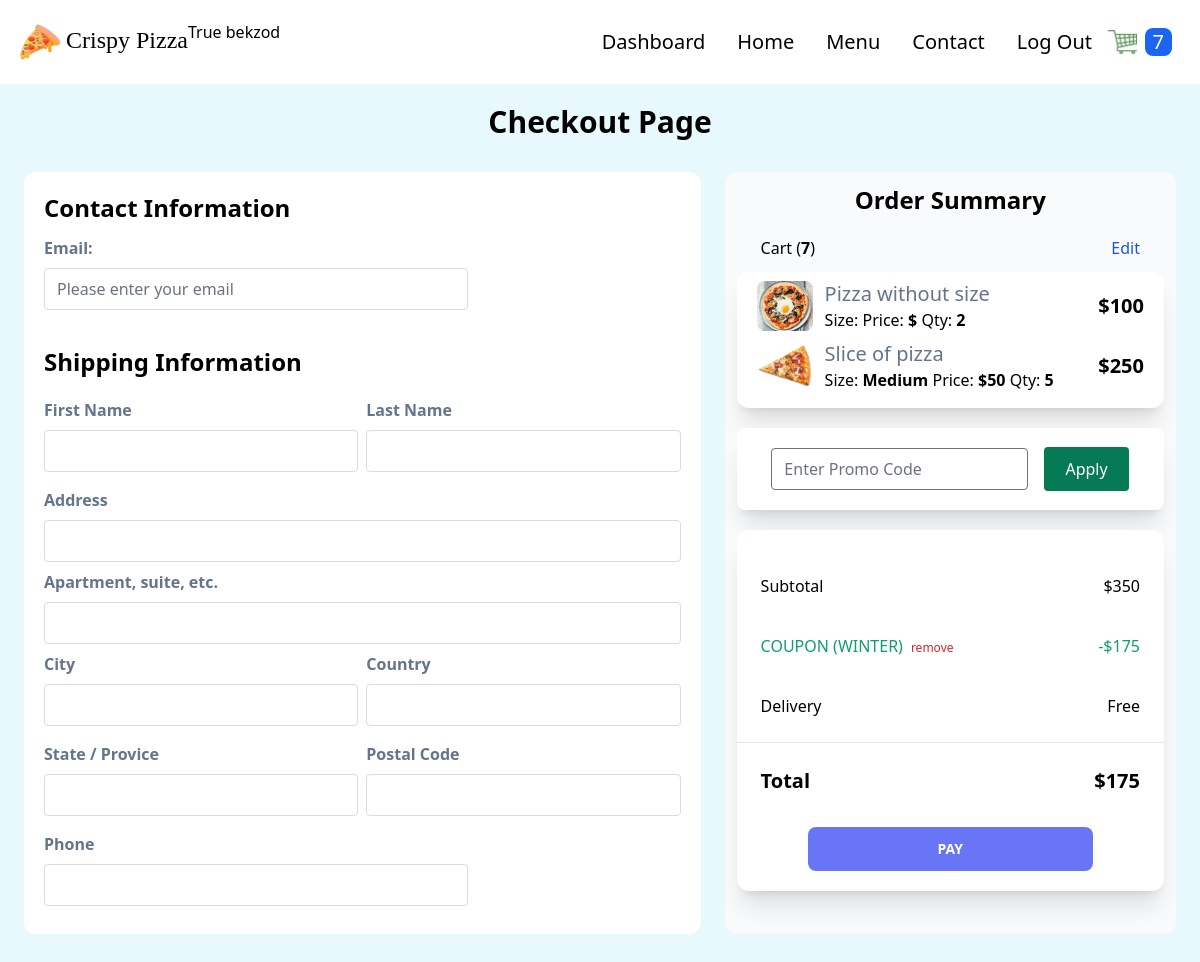
The app's page /checkout (signed in), older data.
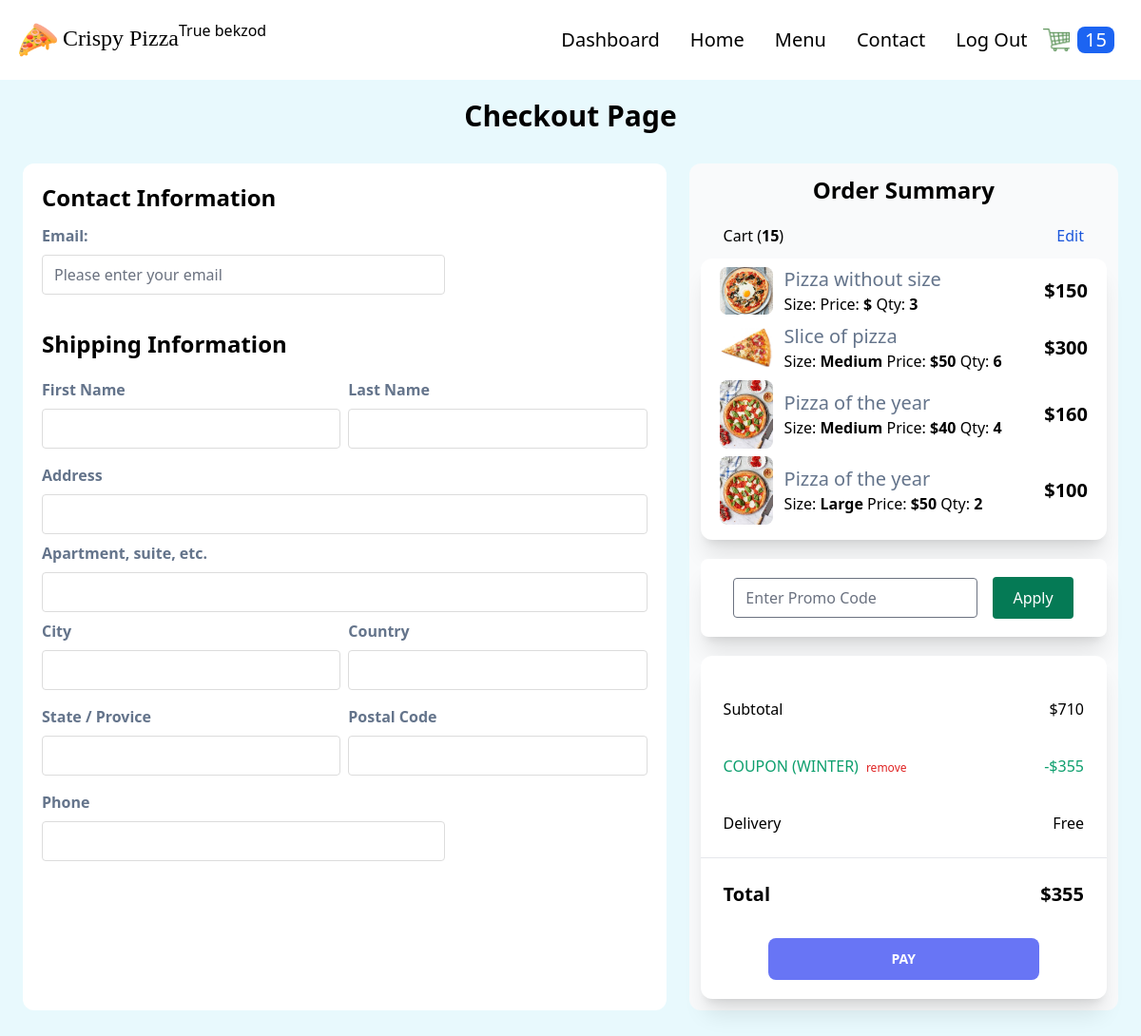
The same page, newer data.
### order/models.py (models this page shows, shortened)
class Order(models.Model):
    transaction_id = models.UUIDField(
        primary_key=True, default=uuid.uuid4, editable=True)
    customer = models.ForeignKey(
        Customer, on_delete=models.CASCADE)
    date_ordered = models.DateTimeField(auto_now_add=True)
    date_modified = models.DateTimeField(auto_now=True)
    complete = models.BooleanField(default=False)
    coupon = models.ForeignKey(
        'Coupon', on_delete=models.SET_NULL, blank=True, null=True)
    @property
    def get_cart_subtotal(self):
        order_items = self.orderitem_set.all()
        total = sum([item.get_total for item in order_items])
        return total
    get_cart_subtotal.fget.short_description = 'Subtotal'
    @property
    def get_cart_total(self):
        total = self.get_cart_subtotal
        if self.coupon:
            total = total - self.get_coupon_value
        return total
    get_cart_total.fget.short_description = 'Total'
    @property
    def get_cart_items(self):
        order_items = self.orderitem_set.all()
        total = sum([item.quantity for item in order_items])
        return total
    get_cart_items.fget.short_description = '# Items'
    @property
    def get_coupon_value(self):
        if self.coupon:
            if self.coupon.discount_type == "Percent":
                coupon_value = self.get_cart_subtotal*self.coupon.discount_amount//100
            else:
                coupon_value = self.coupon.discount_amount
        else:
            coupon_value = None
        return coupon_value
    get_coupon_value.fget.short_description = 'Coupon'

class OrderItem(models.Model):
    product = models.ForeignKey(
        Product, on_delete=models.SET_NULL, blank=True, null=True)
    order = models.ForeignKey(
        Order, on_delete=models.CASCADE, null=True, blank=True)
    variation = models.ForeignKey(
        ProductVariant, on_delete=models.SET_NULL, blank=True, null=True)
    quantity = models.IntegerField(default=0, null=True, blank=True)
    date_added = models.DateTimeField(auto_now_add=True)
    @property
    def get_total(self):
        if self.product.has_variants:
            total = self.variation.price * self.quantity
        else:
            total = self.product.price * self.quantity
        return total
    get_total.fget.short_description = 'Total'

class Coupon(models.Model):
    DISCOUNT_CHOICES = (
        ("Absolute", "Absolute"),
        ("Percent", "Percent")
    )
    code = models.CharField(max_length=50, unique=True)
    active = models.BooleanField(default=False)
    discount_type = models.CharField(
        max_length=10, choices=DISCOUNT_CHOICES, default="Percent")
    discount_amount = models.PositiveIntegerField(null=True, blank=True)
    valid_from = models.DateTimeField()
    valid_to = models.DateTimeField()

### store/models.py (models this page shows, shortened)
class Product(models.Model):
    PRODUCT_TYPES = (
        ("Pizza", "pizza"),
        ("Nonpizza", "nonpizza")
    )
    id = models.UUIDField(primary_key=True, default=uuid.uuid4, editable=False)
    name = models.CharField(max_length=100)
    price = models.PositiveIntegerField(blank=True, null=True)
    desc = models.TextField(max_length=500)
    image = models.ImageField(blank=True, upload_to='images')
    created_at = models.DateField(auto_now_add=True)
    updated_at = models.DateField(auto_now=True)
    product_type = models.CharField(max_length=10, choices=PRODUCT_TYPES)
    def image_tag(self):
        return mark_safe(f'<img src="{self.image.url}" width="100" height="100" />')
    image_tag.short_description = 'Image'
    @property
    def has_variants(self):
        if self.productvariant_set.count() > 0:
            return True
        else:
            return False

class ProductVariant(models.Model):
    title = models.CharField(max_length=100, blank=True, null=True)
    product = models.ForeignKey(Product, on_delete=models.CASCADE)
    size = models.ForeignKey(Size, on_delete=models.CASCADE)
    price = models.PositiveIntegerField()

class Size(models.Model):
    name = models.CharField(max_length=20, blank=True, null=True)

### order/views.py (the view)
# urls.py: path('checkout', views.checkout, name="checkout"),
def checkout(request):
    stripe_publishable_key = settings.STRIPE_PUBLISHABLE_KEY
    if request.user.is_authenticated:
        customer = request.user.customer
    else:
        customer, created = Customer.objects.get_or_create(
            device=request.COOKIES['device'])
    order_qs = Order.objects.filter(
        customer=customer, complete=False)
    if order_qs.exists():
        order = order_qs[0]
        order_items = OrderItem.objects.filter(order=order)
        coupon_form = CouponApplyForm()
        context = {"order": order, "order_items": order_items,
                   'coupon_form': coupon_form, "stripe_publishable_key": stripe_publishable_key}
    return render(request, 'order/checkout.html', context=context)

### order/forms.py
class CouponApplyForm(forms.Form):
    code = forms.CharField(widget=forms.TextInput(attrs= {
        'class': 'w-3/5 m-2 rounded focus:ring-0 focus:border-[#c0c0c0] bg-green-100',
        'placeholder': 'Enter Promo Code'
    }))

### store/context_processors.py (called while the page is built, shortened)
def get_cart_quantity(request):
    if request.user.is_authenticated:
        customer = request.user.customer
    try:
        customer_order = Order.objects.filter(
            customer=customer, complete=False)[0]
        number_of_items = customer_order.get_cart_items
    except:
        number_of_items = 0
    finally:
        return {
            'cart_quantity': number_of_items
        }

### order/templates/order/checkout.html (shortened to what the changed rows need)
{% extends 'store/base.html' %} {% block content %} {% load static%}
<div class="my-5">
  <h1 class="flex items-center justify-center font-bold text-md lg:text-3xl">
    Checkout Page
  </h1>
</div>
<div class="flex justify-between mx-3 mb-5 bg-transparent rounded-xl">
  <div class="p-3 m-3 bg-white w-3/5 rounded-xl">
    <div class="p-2">
      <h2 class="font-bold mb-3 text-2xl">Contact Information</h2>
    </div>
    <div class="p-2">
      <h2 class="font-bold mb-5 text-2xl">Shipping Information</h2>
    </div>
  </div>
  <div class="flex flex-col p-3 m-3 bg-gray-50 w-2/5 rounded-xl">
    <div>
      <h2 class="font-bold mb-5 text-2xl text-center">Order Summary</h2>
      <div class="flex justify-between mx-6 my-3">
        <p>Cart (<strong>{{order.get_cart_items}}</strong>)</p>
      </div>
      <div class="flex flex-col shadow-xl p-2 rounded-xl bg-white">
        {%for item in order_items%}
        <div class="flex gap-3 items-center mx-3 mb-2">
          <img
            class="w-14 rounded-lg"
            src="{{item.product.image.url}}"
            alt=""
          />
          <div>
            <h3 class="text-slate-500 text-xl">{{item.product.name}}</h3>
            <p>
              Size: <strong>{{item.variation.size.name}}</strong> Price:
              <strong>${{item.variation.price}}</strong> Qty:
              <strong>{{item.quantity}}</strong>
            </p>
          </div>
          <p class="ml-auto font-bold text-xl">${{item.get_total}}</p>
        </div>
        {% endfor %}
      </div>
    </div>
    <div class="mt-5 py-5 shadow-xl rounded-xl bg-white">
      <div class="flex justify-between m-3 p-3">
        <p>Subtotal</p>
        <p>${{order.get_cart_subtotal}}</p>
      </div>
      {% if order.coupon %}
      <div class="flex m-3 p-3 text-green-500">
        <p>COUPON ({{order.coupon.code|upper}})</p>
        <form action="{% url 'order:remove-coupon' %}" method="post">
          <button class="ml-2 text-red-600 text-xs" type="submit">
            remove
          </button>
        </form>
        <p class="ml-auto">-${{order.get_coupon_value}}</p>
      </div>
      {% endif %}
      <div class="flex justify-between m-3 p-3 font-bold text-xl">
        <p>Total</p>
        <p>${{order.get_cart_total}}</p>
      </div>
    </div>
  </div>
</div>
{% endblock %}

### store/templates/store/base.html (shortened to what this page needs)
{% load static %}
<!DOCTYPE html>
<html lang="en">
  <head>
    <link rel="stylesheet" href="{% static 'store/src/styles.css' %}" />
    <link rel="stylesheet" href="{% static 'store/src/customStyles.css' %}" />
  </head>
  <body class="m-0 p-0 bg-dimly-blue">
    <nav class="p-5 bg-white flex">
      <div class="flex justify-between items-center">
        <a href="{% url 'store:products' %}">
          <span class="text-2xl font-[Poppins] cursor-pointer">
            <img
              class="h-10 inline"
              src="{% static 'store/images/pizza.png' %}"
            />
            Crispy Pizza
          </span>
        </a>
      </div>
      <h2>{{user.is_superuser}} {{user.username}}</h2>
      <ul class="flex ml-auto items-center">
        {% if user.is_superuser %}
        <li class="text-xl mx-4 hover:text-cyan-500 duration-500">
          <a href="{% url 'store:dashboard' %}">Dashboard</a>
        </li>
        {% endif %}
        <li class="text-xl mx-4 hover:text-cyan-500 duration-500">
          <a href="{% url 'store:products' %}">Home</a>
        </li>
        <li class="text-xl mx-4 hover:text-cyan-500 duration-500">
          <a href="">Menu</a>
        </li>
        <li class="text-xl mx-4 hover:text-cyan-500 duration-500">
          <a href="">Contact</a>
        </li>
        {% if user.is_authenticated %}
        <li class="text-xl mx-4 hover:text-cyan-500 duration-500">
          <a href="{% url 'users:logout' %}">Log Out</a>
        </li>
        {% else %}
        <li class="text-xl mx-4 hover:text-cyan-500 duration-500">
          <a href="{% url 'users:login' %}">Log In</a>
        </li>
        {% endif %}
        <li>
          <a href="{% url 'order:cart' %}">
            <img
              class="h-6"
              src="{% static 'store/images/cart.png' %}"
              alt="cart"
            />
          </a>
        </li>
        <li class="p-2">
          <div class="bg-blue-600 rounded-lg px-2">
            <p class="text-xl text-white">{{cart_quantity}}</p>
          </div>
        </li>
      </ul>
    </nav>
    {% block content %} {% endblock %}
  </body>
</html>

Row changes from the older to the newer data that the page shows:
changed through a linked row, Order "WINTER": get_cart_items "7" → "15"; get_cart_subtotal "350" → "710"; get_coupon_value "175" → "355"; get_cart_total "175" → "355"
changed OrderItem "Pizza without size": quantity "2" → "3"; get_total "100" → "150"
changed OrderItem "Slice of pizza": quantity "5" → "6"; get_total "250" → "300"
added OrderItem: product.image (picture), product.name "Pizza of the year", variation.size.name "Medium", variation.price "40", quantity "4", get_total "160"
added OrderItem: product.image (picture), product.name "Pizza of the year", variation.size.name "Large", variation.price "50", quantity "2", get_total "100"
Text that changed along with them:
{{ cart_quantity }}: "7" → "15"
